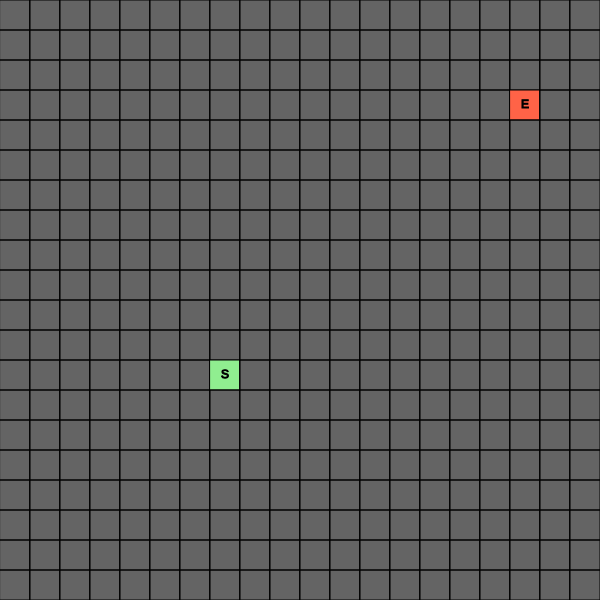
Frame 1 (no input)
Frame 60 (no input): identical to frame 1, image omitted
Frame 120 (the mouse pressed at the canvas centre since frame 60): identical to frame 1, image omitted

The p5.js sketch that drew this single still picture (run headless with seeded random() and noise() and a simulated clock; from frame 60 on, the mouse is pressed at the canvas centre):

// p5.js sketch
// ── sketch.js
let size = 20;
let unit = 30;
let start;
let end;
const cmp = (a, b) => JSON.stringify(a) == JSON.stringify(b);
const pos = (x, y) => ({ x, y });

function setup() {
  createCanvas(size * unit, size * unit, P2D);
  const frand = (n) => floor(random(n));
  let s2 = size / 2;

  start = pos(frand(s2), frand(s2) + s2);
  end = pos(frand(s2) + s2, frand(s2));

  textAlign(CENTER, CENTER);
}

function draw() {
  background(100);

  for (let x = 0; x < size; x++) {
    for (let y = 0; y < size; y++) {
      let p = pos(x, y);
      let f,
        t = '';
      if (cmp(p, start)) {
        f = color('lightGreen');
        t = 'S';
      } else if (cmp(p, end)) {
        f = color('tomato');
        t = 'E'
      } else noFill();

      stroke(0);
      if (f) fill(f);
      rect(x * unit, y * unit, unit, unit);
      fill(0);
      text(t, (x + 0.5) * unit, (y + 0.5) * unit);
    }
  }
}

// ── astar.js
const posMove = (move) => {
  return (pos) => {
    p = copy(pos);
    move(p);
    return p;
  };
};

const posLeft = posMove((p) => p.x--);
const posRight = posMove((p) => p.x++);
const posUp = posMove((p) => p.y--);
const posDown = posMove((p) => p.y++);

class Node {
  constructor(pos, val) {
    this.pos = pos;
    this.val = val;
  }
}

function cardinals(loc) {
    let l = posLeft(loc);
    let r = posRight(loc);
    let u = posUp(loc);
    let d = posDown(loc);

    return [l, u, r, d];
  }

class AStar {
  constructor(start, end, obstacles) {
    this.start = start;
    this.end = end;
    this.calculated = [];

    this.toCalculate = new PrioHeap();
  }

  heuristic(loc) {
    let dx = Math.abs(loc.x - this.end.x);
    let dy = Math.abs(loc.y - this.end.y);
    return dx + dy;
  }

  calcNode() {
    let curr = this.toCalculate.extract();
    let prev = new Node(posLeft(curr), -1);
    let cards = cardinals(curr)
  }
}

const copy = (obj) => JSON.parse(JSON.stringify(obj));

// ── prioQueue.js
const left = (i) => 2 * i + 1;
const right = (i) => 2 * i + 2;
const parent = (i) => Math.floor((i - 1) / 2);

class PrioQueue {
  constructor() {
    this.heap = [];
    this.size = 0;
  }

  insert(val, prio) {
    this.heap.unshift({ val, prio });
    this.size++;
    this.heapify();
  }

  heapify(i = 0) {
    if (this.heap.length <= 1) return;

    let l = left(i);
    let r = right(i);

    let sm = i;
    if (l < this.size && this.heap[l].prio < this.heap[sm].prio) sm = l;
    if (r < this.size && this.heap[r].prio < this.heap[sm].prio) sm = r;
    this.swap(i, sm);
    if (sm != i) this.heapify(sm);
  }

  swap(a, b) {
    let temp = this.heap[b];
    this.heap[b] = this.heap[a];
    this.heap[a] = temp;
  }

  extract() {
    if (this.heap.length == 0) return undefined;

    let root = this.heap.shift();
    this.size--;
    if (this.heap[0] == undefined) this.heap = [];
    this.heapify();
    return root.val;
  }
}

// let pq = new PrioQueue();
// pq.insert(2, 2);
// pq.insert(11, 11);
// pq.insert(3, 3);
// pq.insert(7, 7);
// pq.insert(13, 13);
// pq.insert(9, 9);
// pq.insert(6, 6);
// pq.insert(5, 5);
// pq.insert(10, 10);
// pq.insert(4, 4);
// pq.insert(1, 1);
// pq.insert(12, 12);
// pq.insert(8, 8);

// while (pq.heap.length > 0) console.log(pq.extract());
